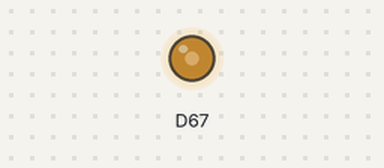
Bench run of a sketch on a simulated Arduino Due. On the bench: output pins drawn as LEDs (lit = HIGH).

Above: at 0.05 s.
At 0.45 s:
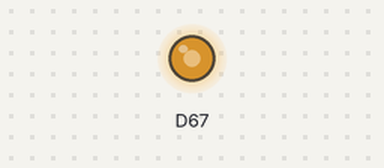
At 0.8 s:
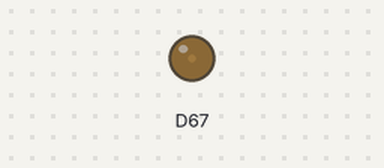
At 1.15 s:
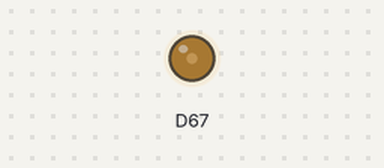
Timing chart, 0 to 3.0 s (numbered marks = the images above):
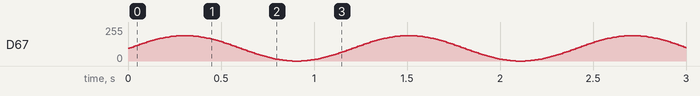

The sketch:

sinwave_gen_arduinoDue.ino
```cpp
 #define N 120

    static int sinewave[N] = {
    0x7ff, 0x86a, 0x8d5, 0x93f, 0x9a9, 0xa11, 0xa78, 0xadd, 0xb40, 0xba1,
    0xbff, 0xc5a, 0xcb2, 0xd08, 0xd59, 0xda7, 0xdf1, 0xe36, 0xe77, 0xeb4,
    0xeec, 0xf1f, 0xf4d, 0xf77, 0xf9a, 0xfb9, 0xfd2, 0xfe5, 0xff3, 0xffc,
    0xfff, 0xffc, 0xff3, 0xfe5, 0xfd2, 0xfb9, 0xf9a, 0xf77, 0xf4d, 0xf1f,
    0xeec, 0xeb4, 0xe77, 0xe36, 0xdf1, 0xda7, 0xd59, 0xd08, 0xcb2, 0xc5a,
    0xbff, 0xba1, 0xb40, 0xadd, 0xa78, 0xa11, 0x9a9, 0x93f, 0x8d5, 0x86a,
    0x7ff, 0x794, 0x729, 0x6bf, 0x655, 0x5ed, 0x586, 0x521, 0x4be, 0x45d,
    0x3ff, 0x3a4, 0x34c, 0x2f6, 0x2a5, 0x257, 0x20d, 0x1c8, 0x187, 0x14a,
    0x112, 0xdf, 0xb1, 0x87, 0x64, 0x45, 0x2c, 0x19, 0xb, 0x2,
    0x0, 0x2, 0xb, 0x19, 0x2c, 0x45, 0x64, 0x87, 0xb1, 0xdf,
    0x112, 0x14a, 0x187, 0x1c8, 0x20d, 0x257, 0x2a5, 0x2f6, 0x34c, 0x3a4,
    0x3ff, 0x45d, 0x4be, 0x521, 0x586, 0x5ed, 0x655, 0x6bf, 0x729, 0x794
    };

    int x = 0;
    int potPin = A3; // Analog input pin for the potentiometer

    void setup() {
    analogWriteResolution(12);
    }

    void loop() {
    // Read the analog value from the potentiometer
    // int potVal = analogRead(potPin);

    // Map the potentiometer value to the frequency range of 100Hz to 2KHz
    // double frequency = map(potVal, 0, 1023, 100, 2000);
    double frequency = 100;

    // Calculate the sine wave sample for the current time
    double sample = sinewave[x] / 2047.5;
    sample = sample * 2047.5 * 0.75; // Scale the output to 75% of the maximum output voltage

    // Write the sample to the DAC output
    analogWrite(DAC1, sample);

    // Calculate the time for the next sample based on the desired frequency
    double time = 1.0 / frequency;
    delayMicroseconds((int)(time * 1000000));

    // Move to the next sample in the sine wave array
    x++;
    if(x == N)
    x = 0;
    }
```
